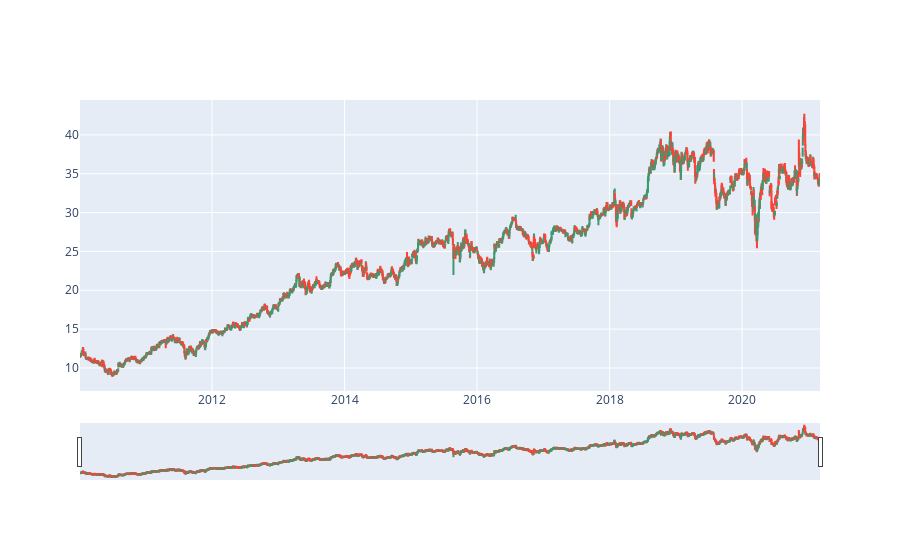

Notebook source saved alongside this figure:
### Code cell
fig = go.Figure(data=[go.Candlestick(x=pfizerdata['Date'],open=pfizerdata['Open'],high=pfizerdata['High'],low=pfizerdata['Low'],close=pfizerdata['Close'])])
fig.show()

### Figure 1 — Plotly figure (JSON) as saved in the notebook; plotly's stock layout.template omitted (floating-point values rounded to 4 significant figures; data arrays with more than 128 entries replaced by an {"elided": "..."} marker saying what was removed)
{"data": [{"close": {"elided": "2812 float values"}, "high": {"elided": "2812 float values"}, "low": {"elided": "2812 float values"}, "open": {"elided": "2812 float values"}, "type": "candlestick", "x": {"elided": "2812 str values"}}], "layout": {}}
